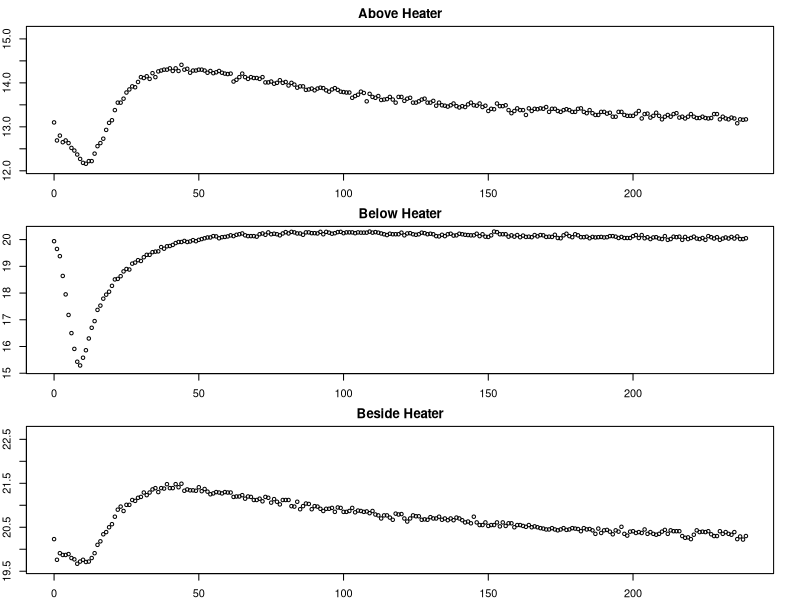
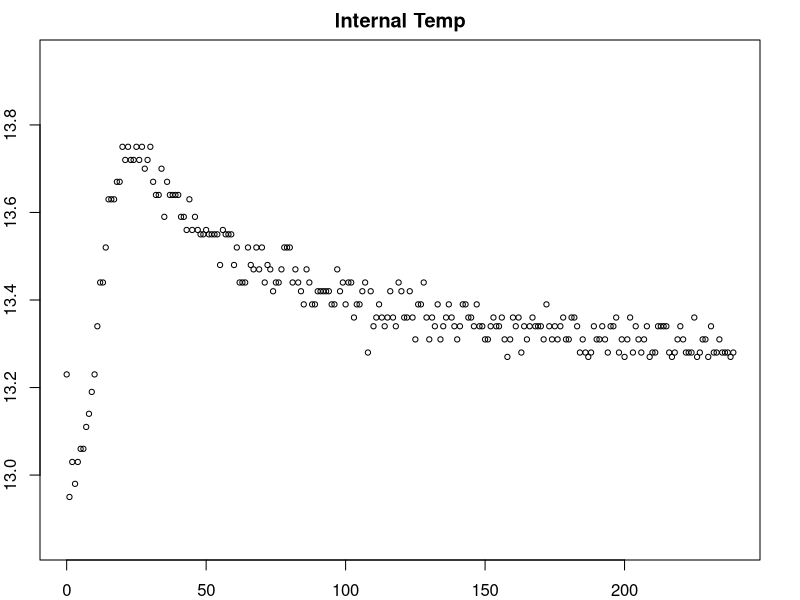
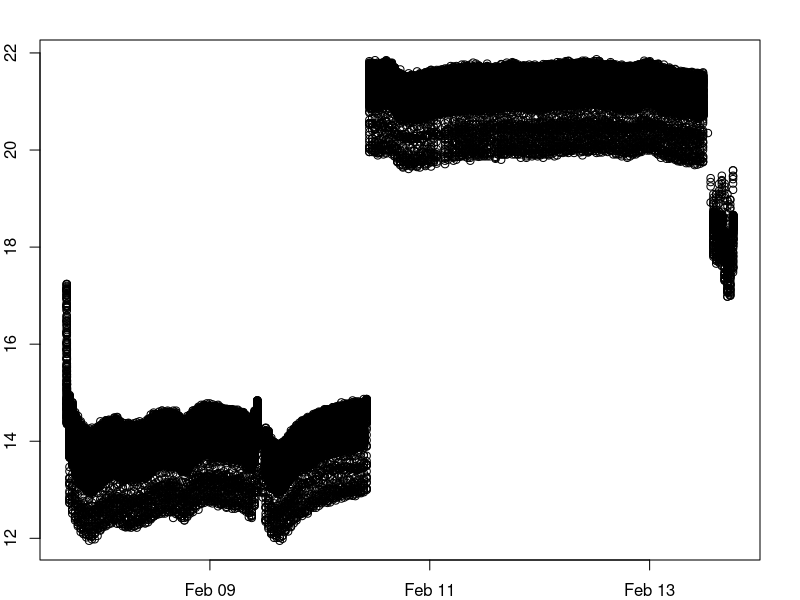
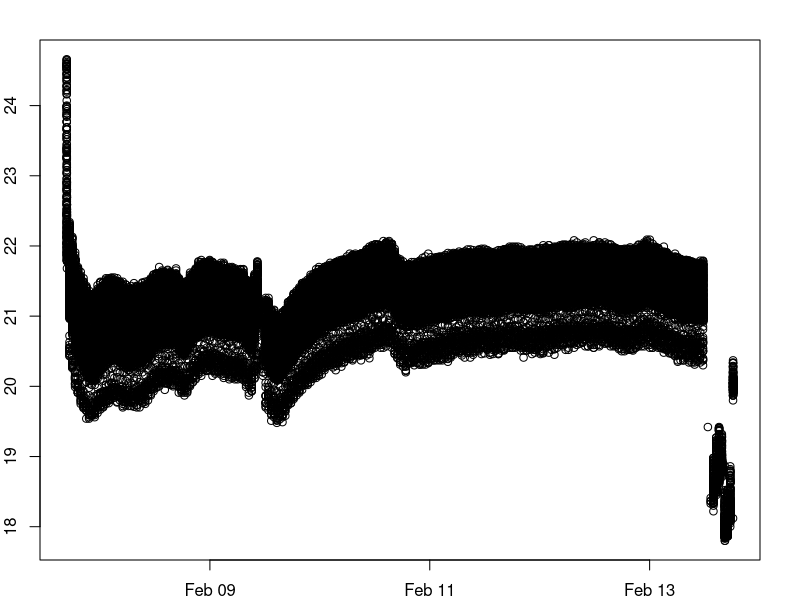
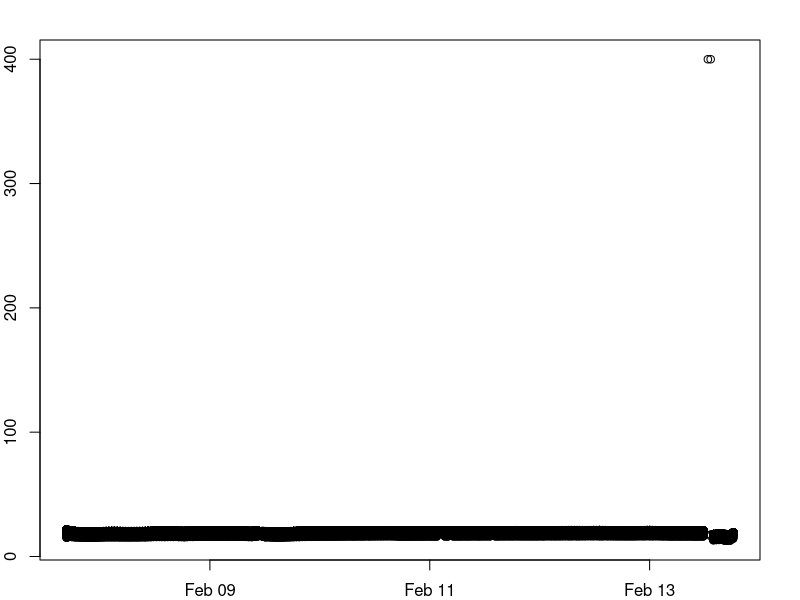
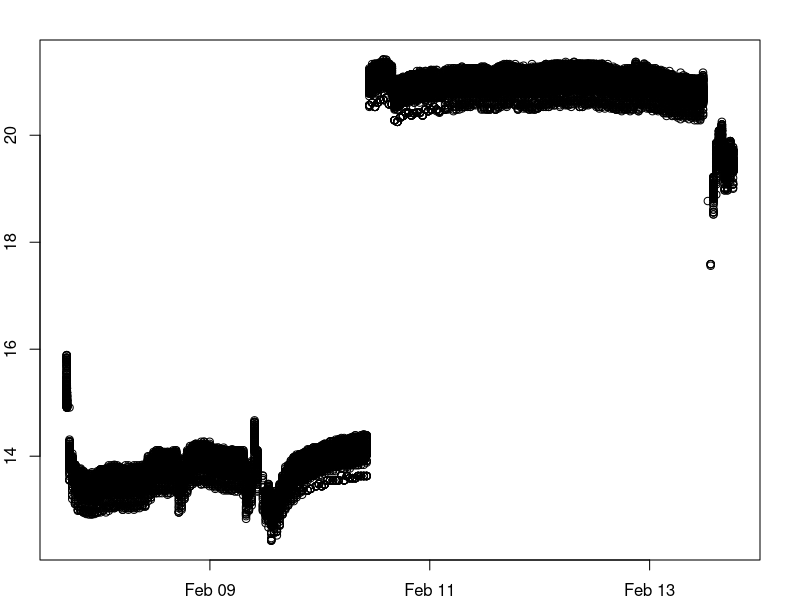
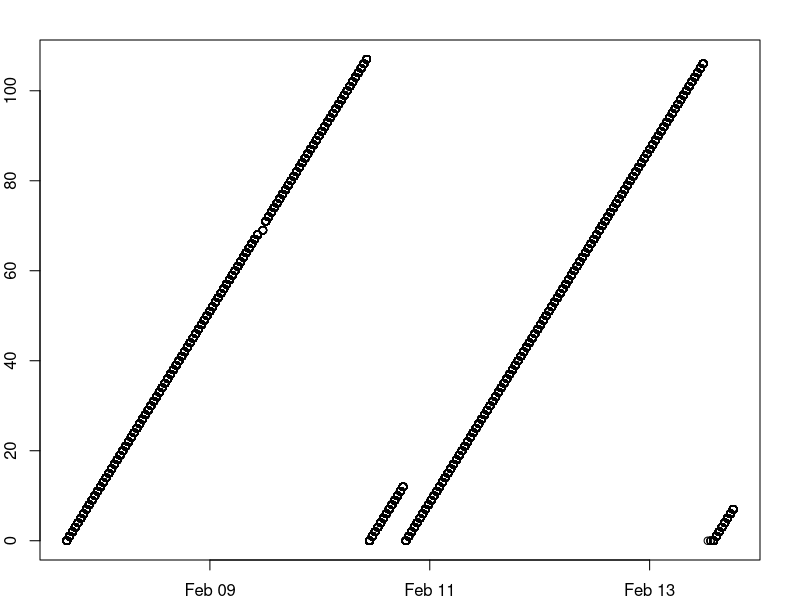
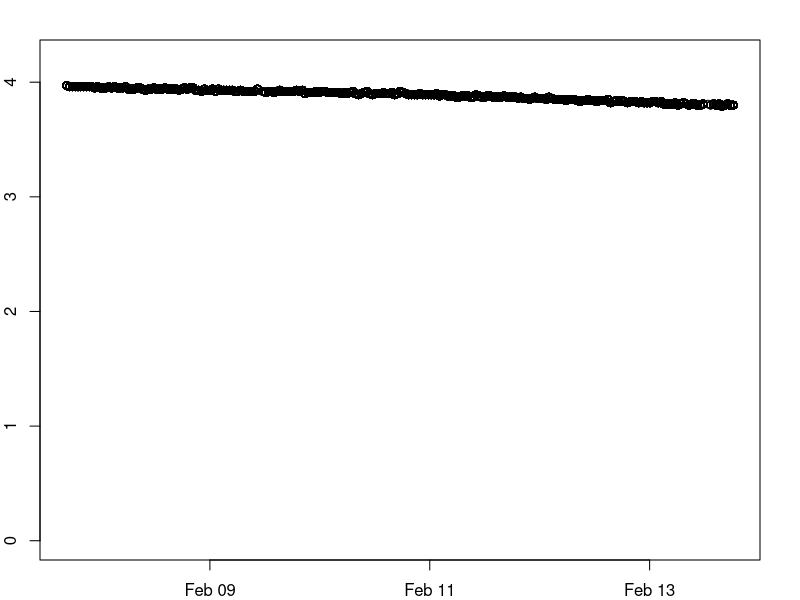

Generate these figures, in order, with R:
setwd("~/Documents/Projects/UAF/sap-flux/data/2017-02-14/")
d = data.frame(read.csv("100_27.csv"))
names(d) <- c("id", "time", "t1", "t2", "t3", "t_int", "batV", "cnt")
d$time_real = as.POSIXct(d$time, origin="1970-01-01", "America/Anchorage") #Convert time to POSIX

dateTime1 <- strptime("0:00 2017/2/08", format="%H:%M %Y/%m/%d", tz="America/Anchorage")
dateTime2 <- strptime("0:30 2017/2/08", format="%H:%M %Y/%m/%d", tz="America/Anchorage")
sub <- d[d$time_real < dateTime2 & d$time_real > dateTime1, ]

subStart = sub[1,2]
sub$time = sub$time - subStart
min = min(sub$t1) - 0.1
max = min + 20
par(mfrow=c(3,1),mar=c(2, 2, 2, 2))
plot(sub$t1~sub$time, type='p', pch=1, cex=0.7, ylim=c(min(sub$t1) - 0.1, min(sub$t1) + 3), main="Above Heater")
plot(sub$t3~sub$time, type='p', pch=1, cex=0.7, ylim=c(min(sub$t3) - 0.1, min(sub$t3) + 5), main="Below Heater")
plot(sub$t2~sub$time, type='p', pch=1, cex=0.7, ylim=c(min(sub$t2) - 0.1, min(sub$t2) + 3), main="Beside Heater")

par(mfrow=c(1,1))
plot(sub$t_int~sub$time, type='p', pch=1, cex=0.7, ylim=c(min(sub$t_int) - 0.1, min(sub$t_int) + 1), main="Internal Temp")

par(mfrow=c(1,1))
plot(d$t1~d$time_real)
plot(d$t2~d$time_real)
plot(d$t3~d$time_real)
plot(d$t_int~d$time_real)
plot(d$cnt~d$time_real)
plot(d$batV~d$time_real, ylim=c(0, 4.2))
min(d$batV)
